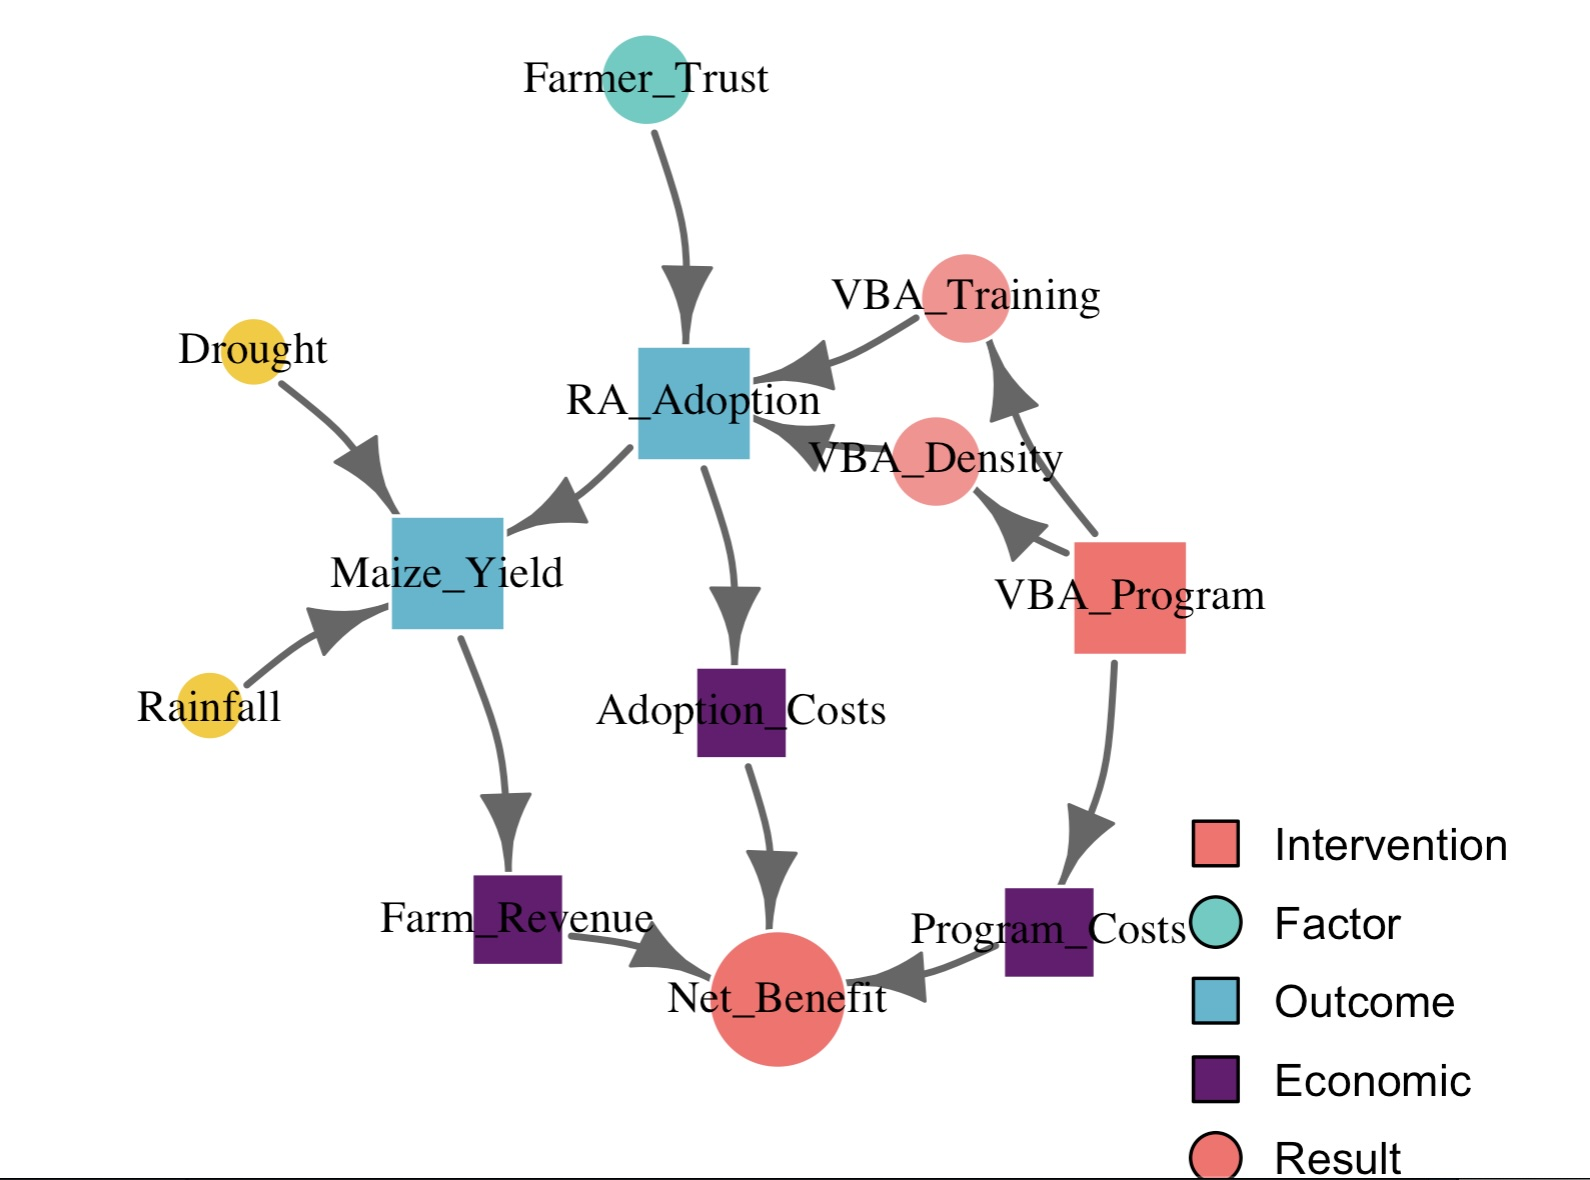

Reproduce this figure in R.
# Load required library
library(igraph)

# Create a simple Directed Acyclic Graph (DAG) for the VBA impact pathway
edges <- data.frame(
  from = c(
    "VBA_Program", "VBA_Program",      # VBA_Program -> VBA_Density, VBA_Training
    "VBA_Density", "VBA_Training", "Farmer_Trust",  # -> RA_Adoption
    "RA_Adoption", "Rainfall", "Drought",           # -> Maize_Yield
    "Maize_Yield", "VBA_Program", "RA_Adoption",    # -> Farm_Revenue, Program_Costs, Adoption_Costs
    "Farm_Revenue", "Program_Costs", "Adoption_Costs"  # -> Net_Benefit
  ),
  to = c(
    "VBA_Density", "VBA_Training",
    "RA_Adoption", "RA_Adoption", "RA_Adoption",
    "Maize_Yield", "Maize_Yield", "Maize_Yield",
    "Farm_Revenue", "Program_Costs", "Adoption_Costs",
    "Net_Benefit", "Net_Benefit", "Net_Benefit"
  )
)

# Create the graph from edge list
dag <- graph_from_data_frame(edges, directed = TRUE)

# Check the vertex names and order
cat("Number of vertices:", vcount(dag), "\n")
cat("Vertex names in order:\n")
print(V(dag)$name)

# Get the vertex names in order to assign attributes correctly
vertex_names <- V(dag)$name

# Create attribute vectors with EXACTLY 12 elements
V(dag)$type <- c(
  "intervention",  # VBA_Program
  "intervention",  # VBA_Density  
  "intervention",  # VBA_Training
  "factor",        # Farmer_Trust
  "outcome",       # RA_Adoption
  "factor",        # Rainfall
  "factor",        # Drought
  "outcome",       # Maize_Yield
  "economic",      # Farm_Revenue
  "economic",      # Program_Costs
  "economic",      # Adoption_Costs
  "result"         # Net_Benefit
)

V(dag)$color <- c(
  "#FF6B6B",       # VBA_Program - Intervention (red)
  "#FF8E8E",       # VBA_Density - Intervention (light red)
  "#FF8E8E",       # VBA_Training - Intervention (light red)
  "#4ECDC4",       # Farmer_Trust - Factor (teal)
  "#45B7D1",       # RA_Adoption - Outcome (blue)
  "#F9C80E",       # Rainfall - Factor (yellow)
  "#F9C80E",       # Drought - Factor (yellow)
  "#45B7D1",       # Maize_Yield - Outcome (blue)
  "#6A0572",       # Farm_Revenue - Economic (purple)
  "#6A0572",       # Program_Costs - Economic (purple)
  "#6A0572",       # Adoption_Costs - Economic (purple)
  "#FF6B6B"        # Net_Benefit - Result (red)
)

V(dag)$shape <- c(
  "square",        # VBA_Program
  "circle",        # VBA_Density
  "circle",        # VBA_Training
  "circle",        # Farmer_Trust
  "square",        # RA_Adoption
  "circle",        # Rainfall
  "circle",        # Drought
  "square",        # Maize_Yield
  "square",        # Farm_Revenue
  "square",        # Program_Costs
  "square",        # Adoption_Costs
  "circle"        # Net_Benefit
)

V(dag)$size <- c(
  25,  # VBA_Program
  20,  # VBA_Density
  20,  # VBA_Training
  20,  # Farmer_Trust
  25,  # RA_Adoption
  15,  # Rainfall
  15,  # Drought
  25,  # Maize_Yield
  20,  # Farm_Revenue
  20,  # Program_Costs
  20,  # Adoption_Costs
  30   # Net_Benefit
)

# Set edge attributes
E(dag)$color <- "grey40"
E(dag)$arrow.size <- 0.8
E(dag)$width <- 2

# Create the plot
# bottom, left, top, right
# png(filename="figures/dag.png")
par(mar = c(1, 1, 2, 1))
plot(dag, 
     layout = layout_with_kk(dag),
     main = "VBA Program Impact Pathway\n(Regenerative Agriculture Adoption in Kenya)",
     vertex.label.cex = 0.8,
     vertex.label.color = "black",
     vertex.frame.color = "white",
     edge.curved = 0.2)

# Add legend
legend("bottomright",
       legend = c("Intervention", "Factor", "Outcome", "Economic", "Result"),
       pt.bg = c("#FF6B6B", "#4ECDC4", "#45B7D1", "#6A0572", "#FF6B6B"),
       pch = c(22, 21, 22, 22, 21),
       pt.cex = 2,
       cex = 0.8,
       bty = "n",
       xpd=TRUE,
       inset=c(-.30, -.11)) #higher right and down

dev.off()
